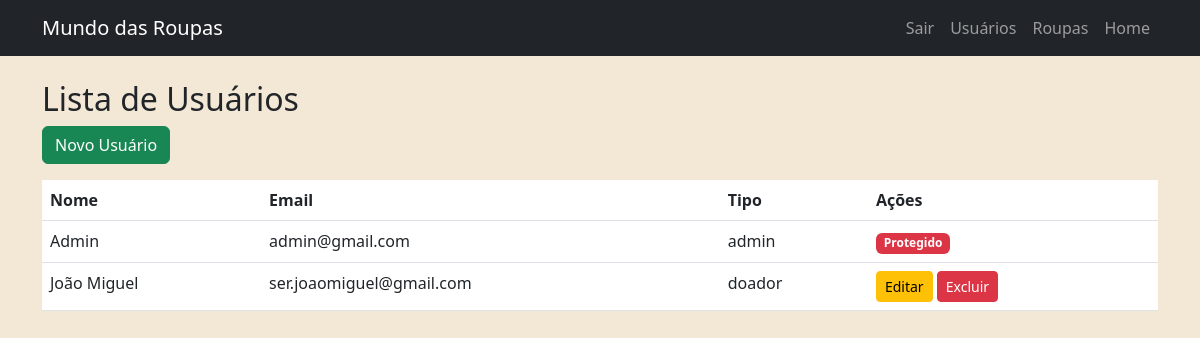
/usuarios/ (signed in), run on an earlier commit of the app's database.
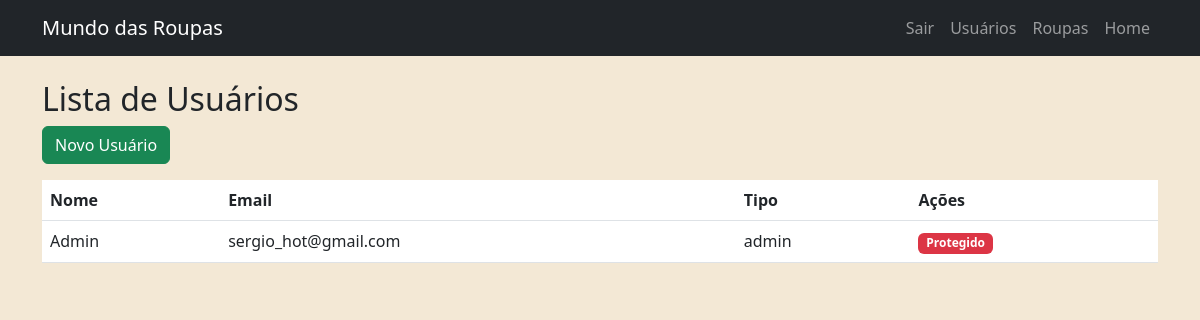
And on a later commit of the database.
### app/models/usuario.py (models this page shows, shortened)
class Usuario(db.Model):
    __tablename__ = 'usuarios'
    id = db.Column(db.Integer, primary_key=True)
    nome = db.Column(db.String(100), nullable=False)
    email = db.Column(db.String(100), unique=True, nullable=False)
    senha = db.Column(db.String(100), nullable=False)
    tipo = db.Column(db.String(20), default='usuario')  # 'admin', 'usuario', 'doador', etc.
    roupas = db.relationship('Roupa', backref='usuario', lazy=True)
    doacoes = db.relationship('Doacao', backref='doador', lazy=True)

### app/routes/usuario.py (the view)
@usuarios_bp.route("/")
@login_requerido
@admin_requerido
def listar():
    usuarios = Usuario.query.all()
    return render_template("listar.html", usuarios=usuarios)

### app/templates/usuarios/listar.html
{% extends "base.html" %}
{% block content %}
<h2>Lista de Usuários</h2>
<a href="{{ url_for('usuarios.criar') }}" class="btn btn-success mb-3">Novo Usuário</a>
<table class="table">
  <thead><tr><th>Nome</th><th>Email</th><th>Tipo</th><th>Ações</th></tr></thead>
  <tbody>
    {% for u in usuarios %}
      <tr>
        <td>{{ u.nome }}</td>
        <td>{{ u.email }}</td>
        <td>{{ u.tipo }}</td>
        <td>
          {% if u.tipo == 'admin' %}
            <span class="badge bg-danger">Protegido</span>
          {% else %}
            <a href="{{ url_for('usuarios.editar', id=u.id) }}" class="btn btn-warning btn-sm">Editar</a>
            <form method="post" action="{{ url_for('usuarios.deletar', id=u.id) }}" style="display:inline;">
              <button class="btn btn-danger btn-sm" onclick="return confirm('Confirmar exclusão?')">Excluir</button>
            </form>
          {% endif %}
        </td>
      </tr>
    {% endfor %}
  </tbody>
</table>
{% endblock %}

What changed in the data, as far as the page shows it:
removed Usuario: nome "João Miguel", email "ser.joaomiguel@gmail.com", tipo "doador"
changed Usuario "Admin": email "admin@gmail.com" → "sergio_hot@gmail.com"
